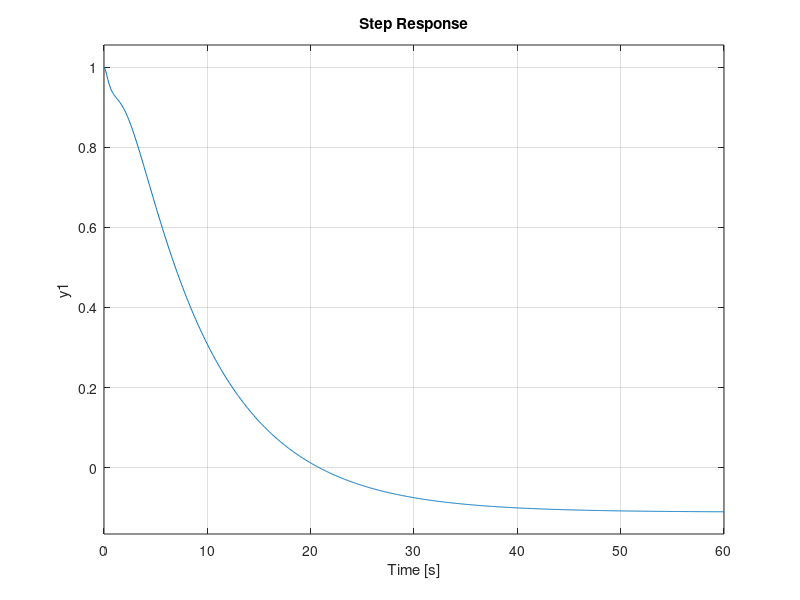

MATLAB code to generate this figure:
G1=tf(1,[1 1]);
G2=tf(1,[1 2]);
G4=tf(1,[1 4]);
Gc=tf(1,[1 5]);
H=tf(1,[1 0]);

%considering X(s)
Gs1=feedback(G2,G4,-1);
Gs2=Gc*G1*Gs1;
sys1=feedback(Gs2,H,-1);

%considering Y(s)
Gs5=-G4*G2;
Gs6=feedback(1,Gs5,+1);
Gs7=-H*Gc*G1*G2;
Gs8=feedback(1,Gs7,+1);
sys2=Gs6+Gs8-1;

sys=sys1+sys2;
step(sys)